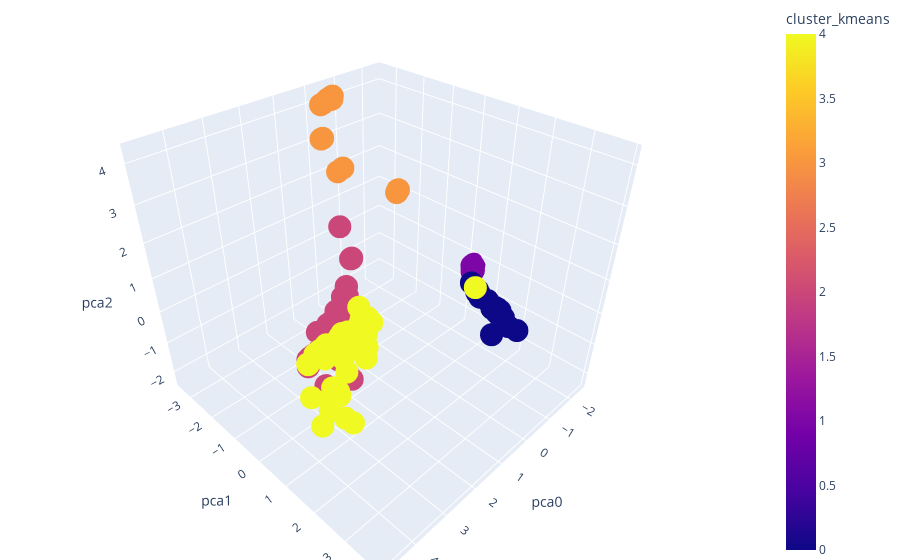

Here is the notebook cell this chart was saved with:
### Markdown cell above
O gráfico 3d interativo a seguir foi feito com o pacote plotly. Nele atribuímos cada componente principal a um eixo do gráfico e podemos notar que os dados estão bem distribuídos ao longo do espaço. Isto é, notamos que de fato cada agrupamento, aparentemente, encontra-se em uma região diferente.

### Code cell
import plotly.express as px

fig = px.scatter_3d(Xfinal, x='pca0', y='pca1', z='pca2',
              color='cluster_kmeans')
              
fig.update_layout(margin=dict(l=0, r=0, b=0, t=0))
fig.show()

### Figure 1 — Plotly figure (JSON) as saved in the notebook; plotly's stock layout.template omitted (floating-point values rounded to 4 significant figures; data arrays with more than 128 entries replaced by an {"elided": "..."} marker saying what was removed)
{"data": [{"hovertemplate": "pca0=%{x}<br>pca1=%{y}<br>pca2=%{z}<br>cluster_kmeans=%{marker.color}<extra></extra>", "legendgroup": "", "marker": {"color": {"elided": "240 int values"}, "coloraxis": "coloraxis", "symbol": "circle"}, "mode": "markers", "name": "", "scene": "scene", "showlegend": false, "type": "scatter3d", "x": {"elided": "240 float values"}, "y": {"elided": "240 float values"}, "z": {"elided": "240 float values"}}], "layout": {"coloraxis": {"colorbar": {"title": {"text": "cluster_kmeans"}}, "colorscale": [[0, "#0d0887"], [0.1111, "#46039f"], [0.2222, "#7201a8"], [0.3333, "#9c179e"], [0.4444, "#bd3786"], [0.5556, "#d8576b"], [0.6667, "#ed7953"], [0.7778, "#fb9f3a"], [0.8889, "#fdca26"], [1, "#f0f921"]]}, "legend": {"tracegroupgap": 0}, "margin": {"b": 0, "l": 0, "r": 0, "t": 0}, "scene": {"domain": {"x": [0, 1], "y": [0, 1]}, "xaxis": {"title": {"text": "pca0"}}, "yaxis": {"title": {"text": "pca1"}}, "zaxis": {"title": {"text": "pca2"}}}}}
